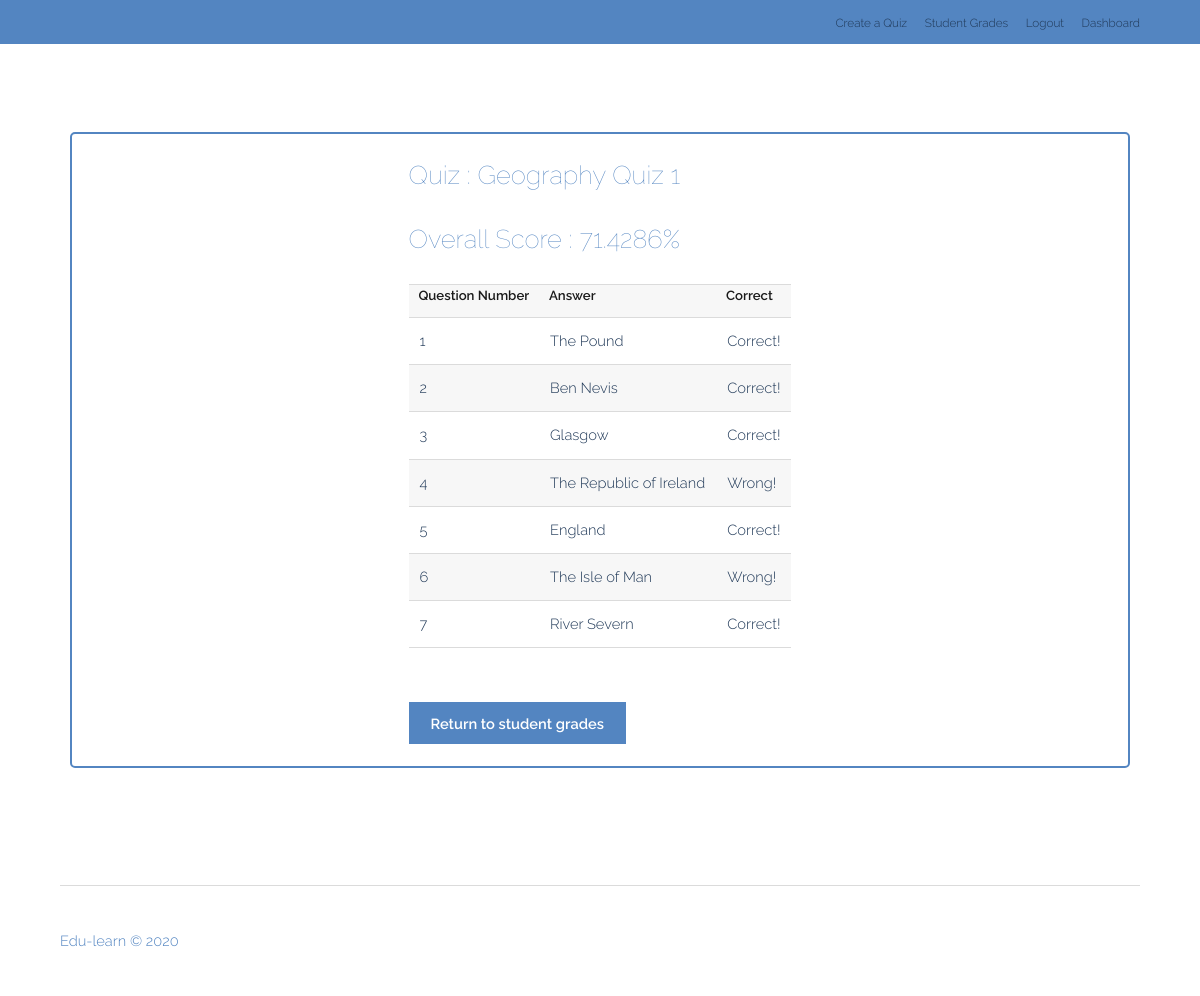
The app's page /gradesdetailed.php?id=2 (signed in) with its own data.
### tables this page shows
CREATE TABLE `results` (
  `id` int(11) NOT NULL,
  `user` varchar(255) NOT NULL,
  `quiz_id` int(11) NOT NULL,
  `score` float NOT NULL
);

CREATE TABLE `quiz` (
  `id` int(11) NOT NULL,
  `name` varchar(255) NOT NULL,
  `description` varchar(255) NOT NULL,
  `questions` longtext NOT NULL CHECK (json_valid(`questions`)),
  `img` varchar(255) NOT NULL
);

CREATE TABLE `answer` (
  `id` int(11) NOT NULL,
  `result_id` int(11) NOT NULL,
  `question_no` int(11) NOT NULL,
  `answer` varchar(255) NOT NULL,
  `correct` tinyint(1) NOT NULL
);

### gradesdetailed.php (the view, shortened to what this page needs)
<!DOCTYPE HTML>
<html>
	<head>
        <link rel="stylesheet" href="assets/css/main.css" />
		 <?php
		 include_once ("base.php");
        $result_id = mysqli_real_escape_string($conn, $_GET["id"]);
		?>
	</head>
	<body class="subpage">
			<header id="header">
				<div class="inner">
					<nav id="nav">
                    <?php
					include_once("navbar.php");
					?>
                    </nav>
				</div>
			</header>
			<section id="three" class="wrapper">
                <div class="inner">
                    <div class="dashbox">
                        <article>
                        <?php
                        $sql = "SELECT quiz.name AS quiz_name, results.score, users.name FROM `results` INNER JOIN `quiz` ON results.quiz_id = quiz.id INNER JOIN `users` ON results.user = users.username WHERE results.id = $result_id";
                        $result = $conn->query($sql);
				        $row = $result->fetch_object();
                        echo "<h2>Quiz : ".$row->quiz_name."</h2>";
                        echo "<h2>Overall Score : ".($row->score*100)."%</h2>";
                        ?>
                        <table>
                            <tr>
                                <th>Question Number</th>
                                <th>Answer</th>
                                <th>Correct</th>
                            </tr>
                            <?php
                            $sql = "SELECT `question_no`, `answer`, `correct` FROM `answer` WHERE `result_id` = $result_id";
                            $result = $conn->query($sql);
                            while($row = $result->fetch_assoc()){
                                echo '<tr>
                                <td>'.($row["question_no"]+1).'</td>
                                <td>'.$row["answer"].'</td>';
                                if($row["correct"]){
                                    echo '<td>Correct!</td>';
                                } else {
                                    echo '<td>Wrong!</td>';
                                }
                                echo '</tr>';
                            }
                            ?>
                        </table>
                        <br>
							<?php
                            if($_SESSION["type"]==0){
                                echo '<a href="studentgrades.php" class="button special">Return to my grades</a>';
                            }else{
                                echo '<a href="grades.php" class="button special">Return to student grades</a>';
                            }
                            ?>
                        </article>
                    </div>
                </div>
            </section>
		<footer id="footer">
				<div class="inner">
					<div class="flex">
						<ul class="icons">
							<h1>Edu-learn &copy; 2020 </h1>
						</ul>
					</div>
				</div>
			</footer>
	</body>
</html>

### navbar.php
<?php
    if ($_SESSION["type"]==0){
         echo '<a href="studentgrades.php">My Grades</a>';
    }else {
        echo '<a href="createquiz.php">Create a Quiz</a>';
        echo '<a href="grades.php">Student Grades</a>';
    }
	echo '<a href="logout.php">Logout</a>';
    echo '<a href="dashboard.php">Dashboard</a>'
?>

### records on screen
results: quiz.name "Geography Quiz 1", $row->score*100 "71.4286"
answer: $row["question_no"]+1 "1", answer "The Pound", correct "Correct!"
answer: $row["question_no"]+1 "2", answer "Ben Nevis", correct "Correct!"
answer: $row["question_no"]+1 "3", answer "Glasgow", correct "Correct!"
answer: $row["question_no"]+1 "4", answer "The Republic of Ireland", correct "Wrong!"
answer: $row["question_no"]+1 "5", answer "England", correct "Correct!"
answer: $row["question_no"]+1 "6", answer "The Isle of Man", correct "Wrong!"
answer: $row["question_no"]+1 "7", answer "River Severn", correct "Correct!"
